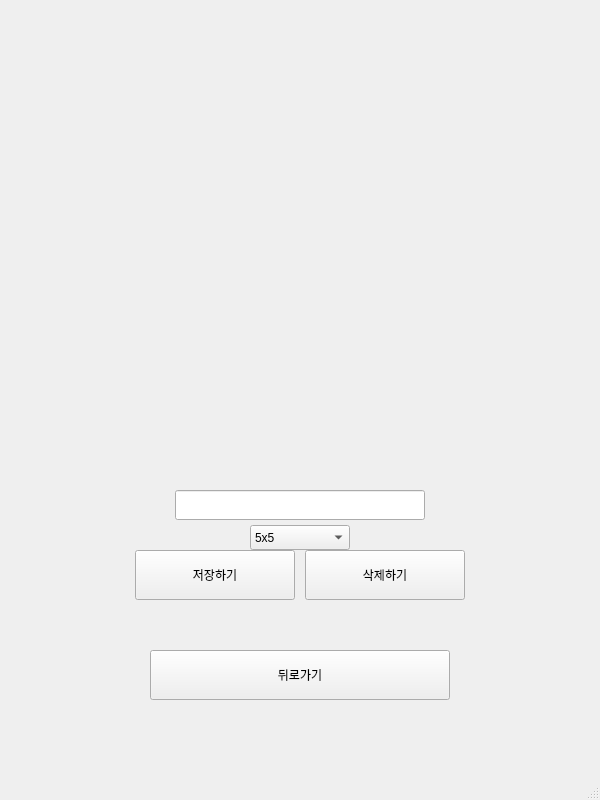
<?xml version="1.0" encoding="UTF-8"?>
<ui version="4.0">
 <class>MainWindow</class>
 <widget class="QMainWindow" name="MainWindow">
  <property name="geometry">
   <rect>
    <x>0</x>
    <y>0</y>
    <width>600</width>
    <height>800</height>
   </rect>
  </property>
  <property name="windowTitle">
   <string>MainWindow</string>
  </property>
  <widget class="QWidget" name="centralwidget">
   <widget class="QPushButton" name="pushButton">
    <property name="geometry">
     <rect>
      <x>150</x>
      <y>650</y>
      <width>300</width>
      <height>50</height>
     </rect>
    </property>
    <property name="text">
     <string>뒤로가기</string>
    </property>
   </widget>
   <widget class="QPushButton" name="pushButton_2">
    <property name="geometry">
     <rect>
      <x>135</x>
      <y>550</y>
      <width>160</width>
      <height>50</height>
     </rect>
    </property>
    <property name="text">
     <string>저장하기</string>
    </property>
   </widget>
   <widget class="QPushButton" name="pushButton_3">
    <property name="geometry">
     <rect>
      <x>305</x>
      <y>550</y>
      <width>160</width>
      <height>50</height>
     </rect>
    </property>
    <property name="text">
     <string>삭제하기</string>
    </property>
   </widget>
   <widget class="QComboBox" name="comboBox">
    <property name="geometry">
     <rect>
      <x>250</x>
      <y>525</y>
      <width>100</width>
      <height>25</height>
     </rect>
    </property>
    <property name="currentText">
     <string>5x5</string>
    </property>
    <item>
     <property name="text">
      <string>5x5</string>
     </property>
    </item>
    <item>
     <property name="text">
      <string>10x10</string>
     </property>
    </item>
    <item>
     <property name="text">
      <string>15x15</string>
     </property>
    </item>
   </widget>
   <widget class="QLineEdit" name="lineEdit">
    <property name="geometry">
     <rect>
      <x>175</x>
      <y>490</y>
      <width>250</width>
      <height>30</height>
     </rect>
    </property>
   </widget>
  </widget>
  <widget class="QMenuBar" name="menubar">
   <property name="geometry">
    <rect>
     <x>0</x>
     <y>0</y>
     <width>600</width>
     <height>24</height>
    </rect>
   </property>
  </widget>
  <widget class="QStatusBar" name="statusbar"/>
 </widget>
 <resources/>
 <connections>
  <connection>
   <sender>pushButton</sender>
   <signal>clicked()</signal>
   <receiver>MainWindow</receiver>
   <slot>MapEditToEdit()</slot>
   <hints>
    <hint type="sourcelabel">
     <x>175</x>
     <y>694</y>
    </hint>
    <hint type="destinationlabel">
     <x>58</x>
     <y>691</y>
    </hint>
   </hints>
  </connection>
  <connection>
   <sender>pushButton_2</sender>
   <signal>clicked()</signal>
   <receiver>MainWindow</receiver>
   <slot>MapSave()</slot>
   <hints>
    <hint type="sourcelabel">
     <x>253</x>
     <y>597</y>
    </hint>
    <hint type="destinationlabel">
     <x>499</x>
     <y>642</y>
    </hint>
   </hints>
  </connection>
  <connection>
   <sender>pushButton_3</sender>
   <signal>clicked()</signal>
   <receiver>MainWindow</receiver>
   <slot>MapDelete()</slot>
   <hints>
    <hint type="sourcelabel">
     <x>419</x>
     <y>602</y>
    </hint>
    <hint type="destinationlabel">
     <x>524</x>
     <y>597</y>
    </hint>
   </hints>
  </connection>
  <connection>
   <sender>comboBox</sender>
   <signal>currentTextChanged(QString)</signal>
   <receiver>MainWindow</receiver>
   <slot>remap_for_size()</slot>
   <hints>
    <hint type="sourcelabel">
     <x>250</x>
     <y>569</y>
    </hint>
    <hint type="destinationlabel">
     <x>424</x>
     <y>514</y>
    </hint>
   </hints>
  </connection>
 </connections>
 <slots>
  <slot>MapEditToEdit()</slot>
  <slot>MapSave()</slot>
  <slot>MapDelete()</slot>
  <slot>remap_for_size()</slot>
 </slots>
</ui>
